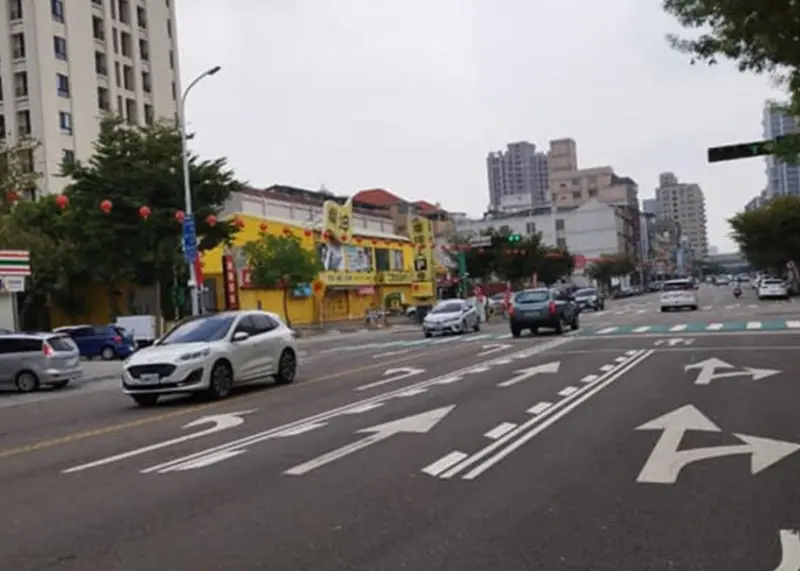
#> input picture images/002.jpg, 800 x 571 px
$ python main.py
#> lines starting #> are read from the running program, lines starting #| are printed output that depends on the picture; after the words box and inside, x2 and y2 are one past the last pixel; in counts of white or black regions, pixels touching at a corner belong together
import cv2
import numpy as np
from collections import deque

img_path = r"C:\Users\user\Desktop\Find-road\images\002.jpg"

data = np.fromfile(img_path, dtype=np.uint8)
img = cv2.imdecode(data, cv2.IMREAD_COLOR)
#> img is the input picture: shape (571, 800, 3); mean B, G, R 118.2, 120.1, 124

if img is None:
    print("圖片讀取失敗")
    exit()

h, w = img.shape[:2]
#> h = 571; w = 800
roi_y = int(h * 0.45)
#> roi_y = 256
roi = img[roi_y:, :]

gray = cv2.cvtColor(roi, cv2.COLOR_BGR2GRAY)
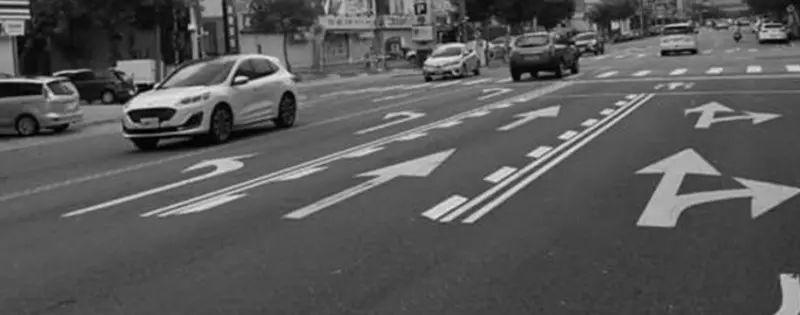
#> gray: shape (315, 800); min 0, max 234, mean 87.4
gray = cv2.GaussianBlur(gray, (5, 5), 0)

rh, rw = gray.shape
#> rh = 315; rw = 800

# 種子點：下半部中央偏下
seed_x = rw // 2
#> seed_x = 400
seed_y = int(rh * 0.9)
#> seed_y = 283

seed_val = int(gray[seed_y, seed_x])
#> seed_val = 70

visited = np.zeros((rh, rw), dtype=np.uint8)
mask_roi = np.zeros((rh, rw), dtype=np.uint8)

q = deque()
q.append((seed_y, seed_x))
visited[seed_y, seed_x] = 1

threshold = 20  # 與種子灰階差容許值，可調

directions = [(-1,0),(1,0),(0,-1),(0,1)]

while q:
    y, x = q.popleft()
    cur_val = int(gray[y, x])

    if abs(cur_val - seed_val) <= threshold:
        mask_roi[y, x] = 255

        for dy, dx in directions:
            ny, nx = y + dy, x + dx
            if 0 <= ny < rh and 0 <= nx < rw and visited[ny, nx] == 0:
                visited[ny, nx] = 1
                q.append((ny, nx))
#> this loop made 115292 passes
#> cur_val on passes 1 to 3: 70, 70, 70
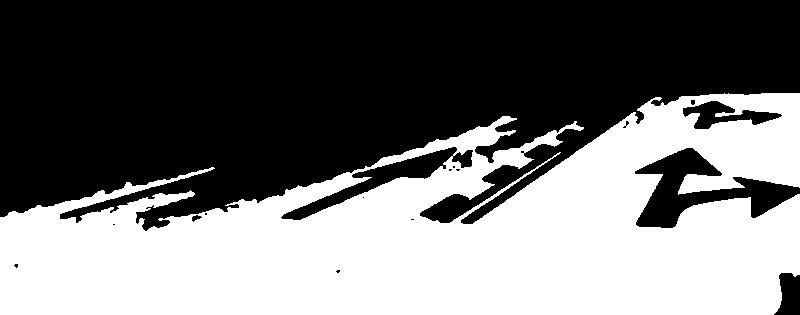
#> mask_roi: shape (315, 800); 44.3% white; 1 white region, box (x1, y1, x2, y2) and area: (0, 93, 800, 315) 111653
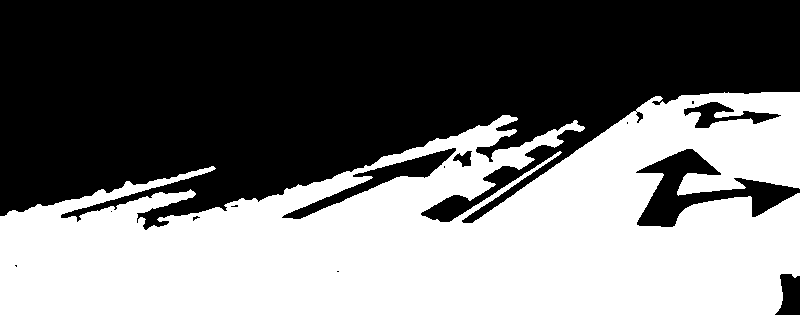
#> visited: shape (315, 800); values 0 (black) and 1 (white), 45.8% white; 1 white region, box (x1, y1, x2, y2) and area: (0, 92, 800, 315) 115292

# 後處理
kernel = cv2.getStructuringElement(cv2.MORPH_RECT, (15, 15))
mask_roi = cv2.morphologyEx(mask_roi, cv2.MORPH_CLOSE, kernel, iterations=2)
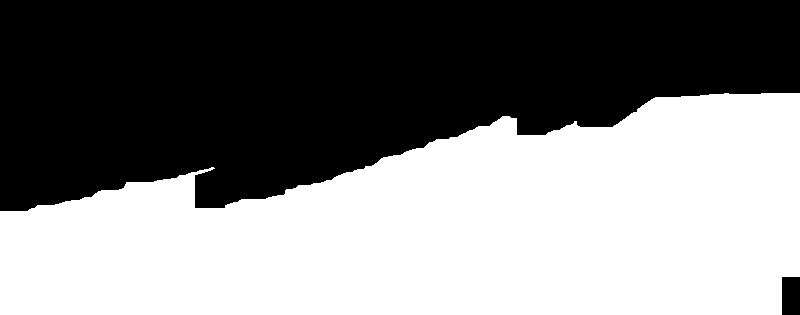
#> mask_roi: shape (315, 800); 51.2% white; 2 black regions, box (x1, y1, x2, y2) and area: (0, 0, 800, 211) 122324, (782, 277, 800, 315) 684

mask = np.zeros((h, w), dtype=np.uint8)
mask[roi_y:, :] = mask_roi
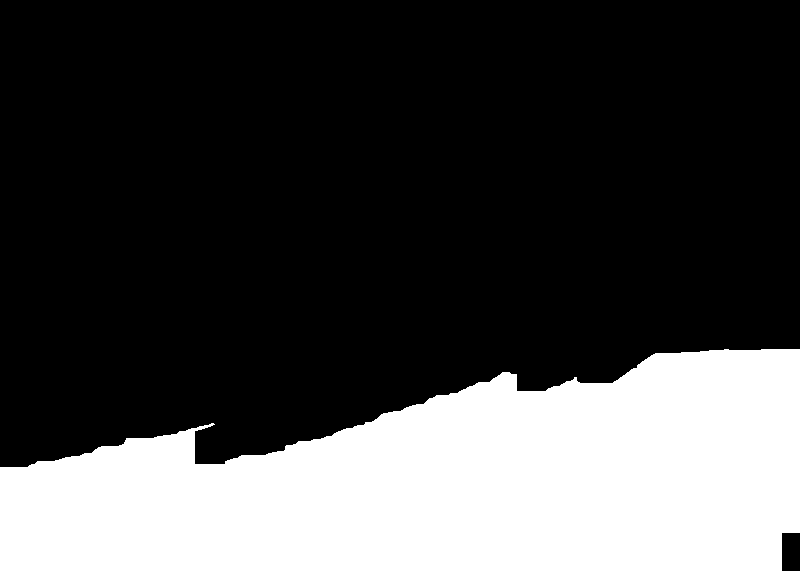
#> mask: shape (571, 800); 28.2% white; 1 white region, box (x1, y1, x2, y2) and area: (0, 349, 800, 571) 128992

result = img.copy()
overlay = result.copy()
overlay[mask == 255] = (0, 255, 0)
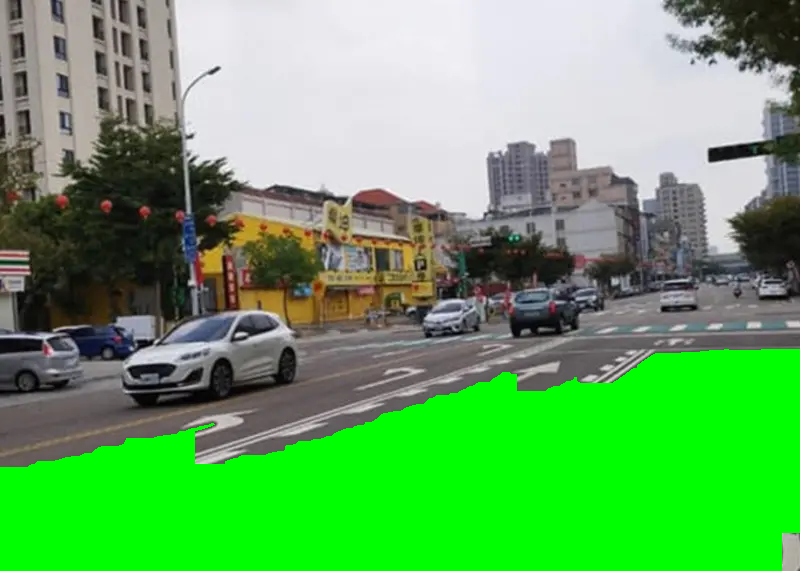
#> overlay: shape (571, 800, 3); mean B, G, R 95.2, 168.9, 99
final = cv2.addWeighted(overlay, 0.4, result, 0.6, 0)
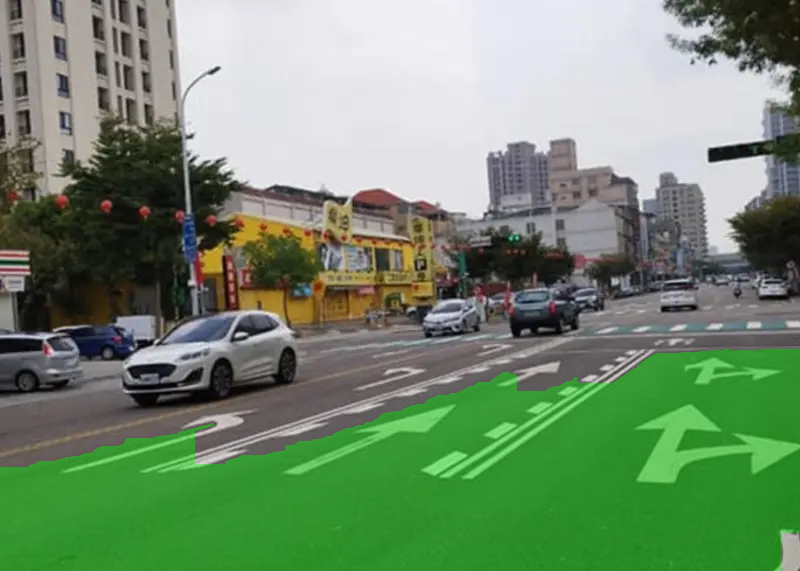
#> final: shape (571, 800, 3); mean B, G, R 109, 139.6, 114

cv2.imshow("Gray ROI", gray)
cv2.imshow("Road Mask BFS", mask)
cv2.imshow("Final", final)
cv2.waitKey(0)
cv2.destroyAllWindows()

$ run again, with images/001.jpg copied over images/002.jpg
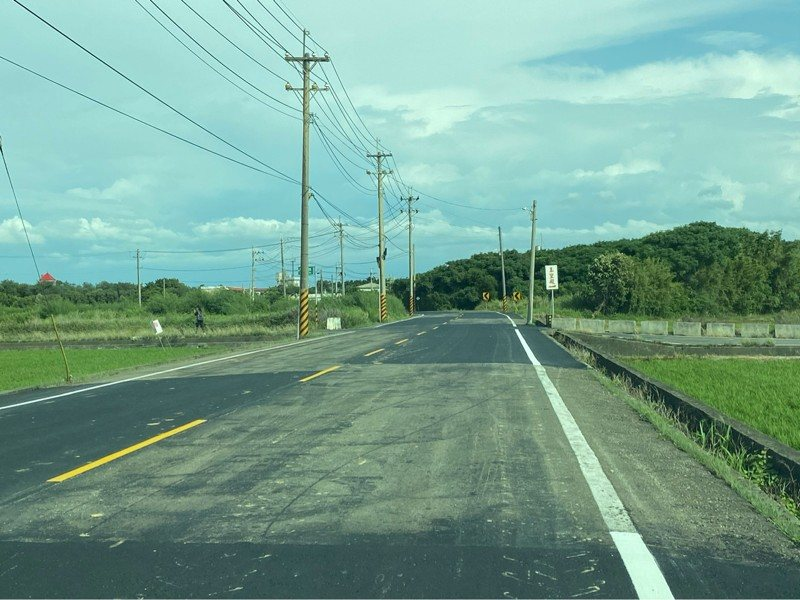
#> input picture images/001.jpg, 800 x 600 px
#> img is the input picture: shape (600, 800, 3); mean B, G, R 144.7, 160.8, 118.5
#> seed_val = 75
#> the loop `while q:` made 42101 passes
#> cur_val on passes 1 to 3: 75, 76, 75
#> after the loop `while q:`:
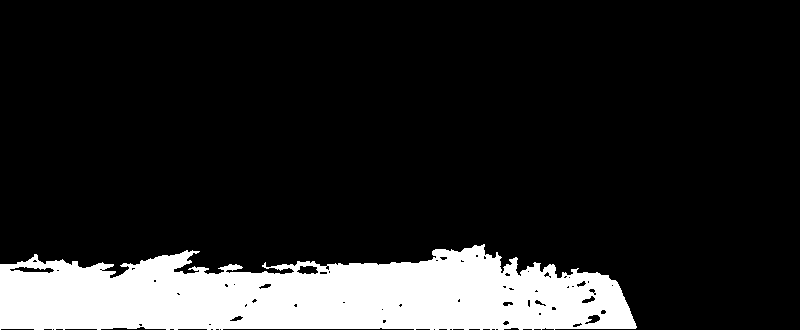
#> mask_roi: shape (330, 800); 15.1% white; 1 white region, box (x1, y1, x2, y2) and area: (0, 244, 637, 330) 39892
#> mask: shape (600, 800); 9% white; 1 white region, box (x1, y1, x2, y2) and area: (0, 514, 637, 600) 43070
#> overlay: shape (600, 800, 3); 8.97% of pixels changed, all inside (x1, y1, x2, y2) = (0, 514, 637, 600)
#> `final = cv2.addWeighted(overlay, 0.4, result, 0.6, 0)`:
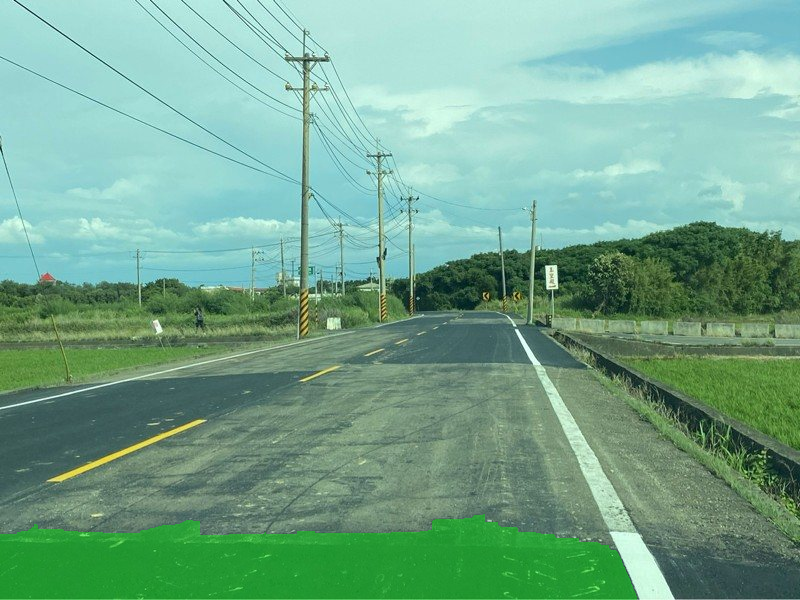
#> final: shape (600, 800, 3); mean B, G, R 141.7, 166.8, 116.3
